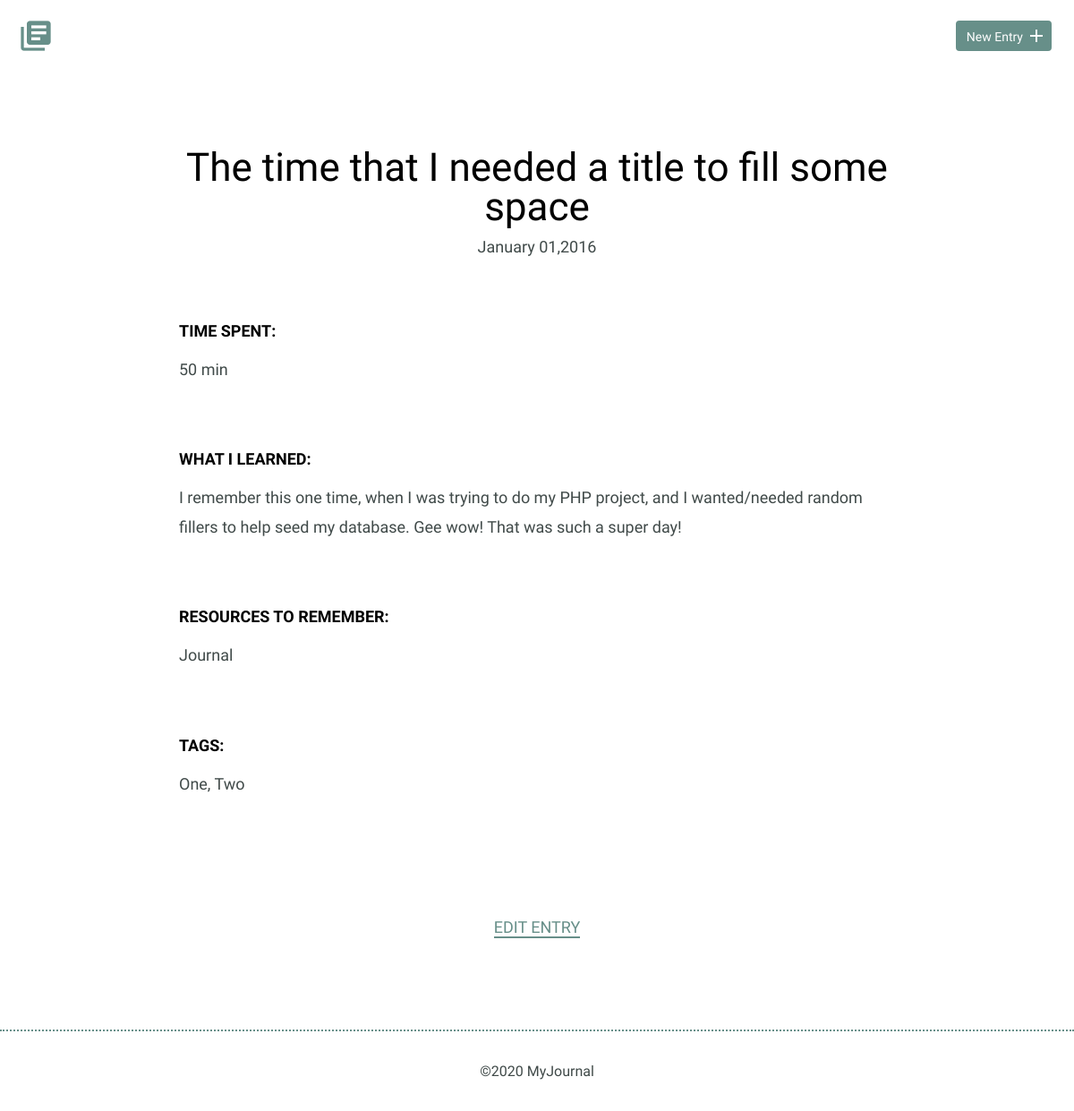
The app's page /detail.php?id=4 with its own data.
### tables this page shows
CREATE TABLE "entries" (
	"id"	INTEGER,
	"title"	TEXT,
	"date"	TEXT,
	"time_spent"	TEXT,
	"learned"	BLOB,
	"resources"	BLOB,
	"tags"	TEXT,
	PRIMARY KEY("id")
);

### inc/functions.php (called while the page is built, shortened)
<?php
  function get_individual_entry($id) {
    include 'connection.php';
    try {
      $results = $db->prepare("SELECT id, title, date, time_spent, learned, resources, tags FROM entries WHERE id = ?");
      $results -> bindValue(1, $id, PDO::PARAM_INT);
      $results -> execute();
    } catch (Exception $e) {
      echo "Error!: " . $e->getMessage() . "<br />";
      return false;
    }
    return $results->fetch();
  }

### detail.php (the view)
<?php
  require('inc/header.php');
  require('inc/functions.php');
  $id = filter_input(INPUT_GET, 'id', FILTER_SANITIZE_NUMBER_INT);
  $check_array = check_if_id_exist($id);
  if ($check_array[0] == 0) {
    $error_message = 'Error! There is no entry with the given id.';
  } else {
    $entry = get_individual_entry($id);
  }
?>
<section>
    <?php
      if ($error_message) {
        echo "<p>".$error_message."</p>";
      } else {
        ?>
        <div class="container">
          <div class="entry-list single">
              <article>
                  <h1><?= $entry['title'] ?></h1>
                  <time datetime="<?= $entry['date'] ?>"><?php echo date("F d,Y", strtotime($entry['date'])); ?></time>
                  <div class="entry">
                      <h3>Time Spent: </h3>
                      <p><?= $entry['time_spent'] ?></p>
                  </div>
                  <div class="entry">
                      <h3>What I Learned:</h3>
                      <p><?= $entry['learned'] ?></p>
                  </div>
                  <div class="entry">
                      <h3>Resources to Remember:</h3>
                      <p><?= $entry['resources'] ?></p>
                  </div>
                  <div class="entry">
                      <h3>Tags:</h3>
                      <p><?= $entry['tags'] ?></p>
                  </div>
              </article>
          </div>
        </div>
        <div class="edit">
            <p><a href="edit.php?id=<?= $id; ?>">Edit Entry</a></p>
        </div>
    <?
      }
    ?>
</section>
<?php
  require('inc/footer.php');
?>

### css/site.css (style rules this page uses)
body { font-size: 16px; color: #404a49; font-family: 'Cousine', serif; font-weight: 400; }
.container { margin: 0 auto; padding: 0 25px; }
h1, h2, h3 { margin: 0; font-weight: 400; line-height: 1em; color: #000; }
h1 { font-size: 44px; margin-bottom: 12px; }
h3 { font-size: 18px; font-family: 'Work Sans', serif; font-weight: 600; text-transform: uppercase; }
p { line-height: 1.8em; font-size: 18px; }
p a { border-bottom: 2px solid #678f89; padding: 0; color: #678f89; text-decoration: none; }
.entry-list, .edit-entry, .new-entry { max-width: 800px; margin: 0 auto; padding: 70px 0 150px 0; }
.entry-list article { margin-bottom: 70px; text-align: center; }
.entry-list article:last-child { margin-bottom: 0; }
.entry-list.single { padding-bottom: 70px; }
.entry-list.single time { font-size: 18px; }
.entry { max-width: 800px; margin: 75px auto 0 auto; text-align: left; }
.entry p { margin-bottom: 40px; }
.edit { padding-bottom: 80px; text-align: center; margin: 0 auto; }
.edit a { font-weight: 400; text-transform: uppercase; font-size: 18px; }

### records on screen
entries: title "The time that I needed a title to fill some space", date "January 01,2016", time_spent "50 min", learned "I remember this one time, when I was trying to do my PHP project, and I wanted/needed random fillers to help seed my database. Gee wow! That was such a super day!", resources "Journal", tags "One, Two"
